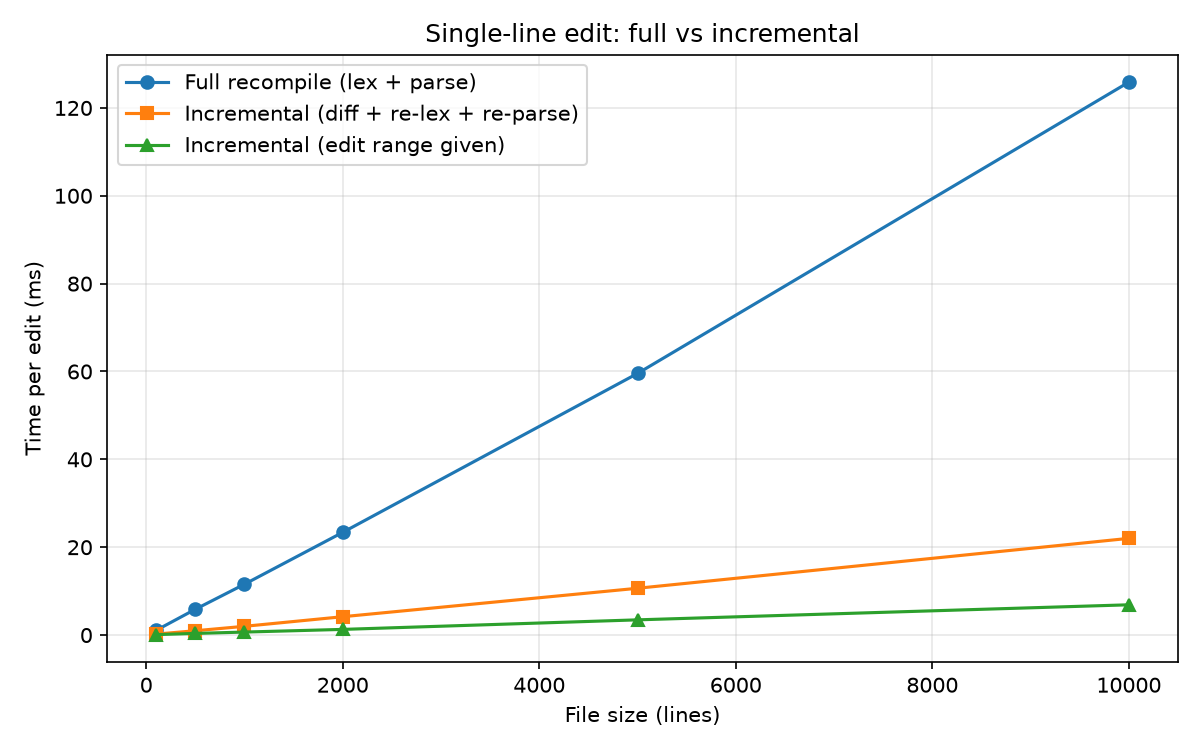

This chart was generated by the following Python code:
"""
benchmark.py  -  incremental vs full recompile, time-vs-file-size graph.
Run:  python benchmark.py          (needs: pip install matplotlib)
"""
import time, statistics
from lexer import tokenize
from parser import parse
from incremental import IncrementalSession

SIZES = [100, 500, 1000, 2000, 5000, 10000]
REPS = 15


def make_source(n_lines):
    """Valid program of ~n_lines lines, with a marker number in the middle to edit."""
    out, i = [], 0
    while len(out) < n_lines:
        out.append(f"int v{i} = {i} + 1;")
        out.append(f"if (v{i} < 100 && v{i} > 0) {{")
        out.append(f"    v{i} = v{i} * 2 - 1;")
        out.append("} else {")
        out.append(f"    v{i} = v{i} - 1;")
        out.append("}")
        out.append(f"while (v{i} < 50) {{")
        out.append(f"    v{i} = v{i} + 1;")
        out.append(f"    print(v{i});")
        out.append("}")
        i += 1
    return "\n".join(out[:n_lines]) + "\n"


def timeit(fn):
    t = time.perf_counter(); fn(); return (time.perf_counter() - t) * 1e3


def bench(n_lines):
    src = make_source(n_lines)
    mid = src.index("\n", len(src) // 2)                  # end of a line in the middle
    a = src.rindex("v", 0, mid)                           # a token inside that line
    # two versions that differ by one character, so we can flip A <-> B forever
    ver_a = src
    ver_b = src[:a] + "w" + src[a + 1:]
    versions = [ver_a, ver_b]

    full_times = [timeit(lambda s=versions[i % 2]: parse(tokenize(s))) for i in range(REPS)]

    sess = IncrementalSession(ver_a)
    inc_diff, inc_range = [], []
    for i in range(REPS):                                 # incremental, editor sends no range -> we diff
        inc_diff.append(timeit(lambda s=versions[(i + 1) % 2]: sess.update(s)))
    for i in range(REPS):                                 # incremental, editor sends (start,end,replacement)
        ch = "w" if sess.src[a] == "v" else "v"
        inc_range.append(timeit(lambda c=ch: sess.apply_edit(a, a + 1, c)))
    return (statistics.median(full_times), statistics.median(inc_diff), statistics.median(inc_range))


if __name__ == "__main__":
    rows = []
    print(f"{'lines':>7} {'full (ms)':>11} {'incr+diff (ms)':>15} {'incr, range (ms)':>17} {'speedup':>9}")
    for n in SIZES:
        f, d, r = bench(n)
        rows.append((n, f, d, r))
        print(f"{n:>7} {f:>11.2f} {d:>15.2f} {r:>17.2f} {f / d:>8.1f}x")

    import csv
    with open("benchmark_results.csv", "w", newline="") as fh:
        w = csv.writer(fh); w.writerow(["lines", "full_ms", "incremental_with_diff_ms", "incremental_with_range_ms"]); w.writerows(rows)

    try:
        import matplotlib
        matplotlib.use("Agg")
        import matplotlib.pyplot as plt
        xs = [r[0] for r in rows]
        plt.figure(figsize=(8, 5))
        plt.plot(xs, [r[1] for r in rows], "o-", label="Full recompile (lex + parse)")
        plt.plot(xs, [r[2] for r in rows], "s-", label="Incremental (diff + re-lex + re-parse)")
        plt.plot(xs, [r[3] for r in rows], "^-", label="Incremental (edit range given)")
        plt.xlabel("File size (lines)"); plt.ylabel("Time per edit (ms)")
        plt.title("Single-line edit: full vs incremental"); plt.grid(alpha=.3); plt.legend()
        plt.tight_layout(); plt.savefig("benchmark.png", dpi=150)
        print("saved benchmark.png and benchmark_results.csv")
    except ImportError:
        print("matplotlib not installed -> pip install matplotlib   (CSV was still saved)")
